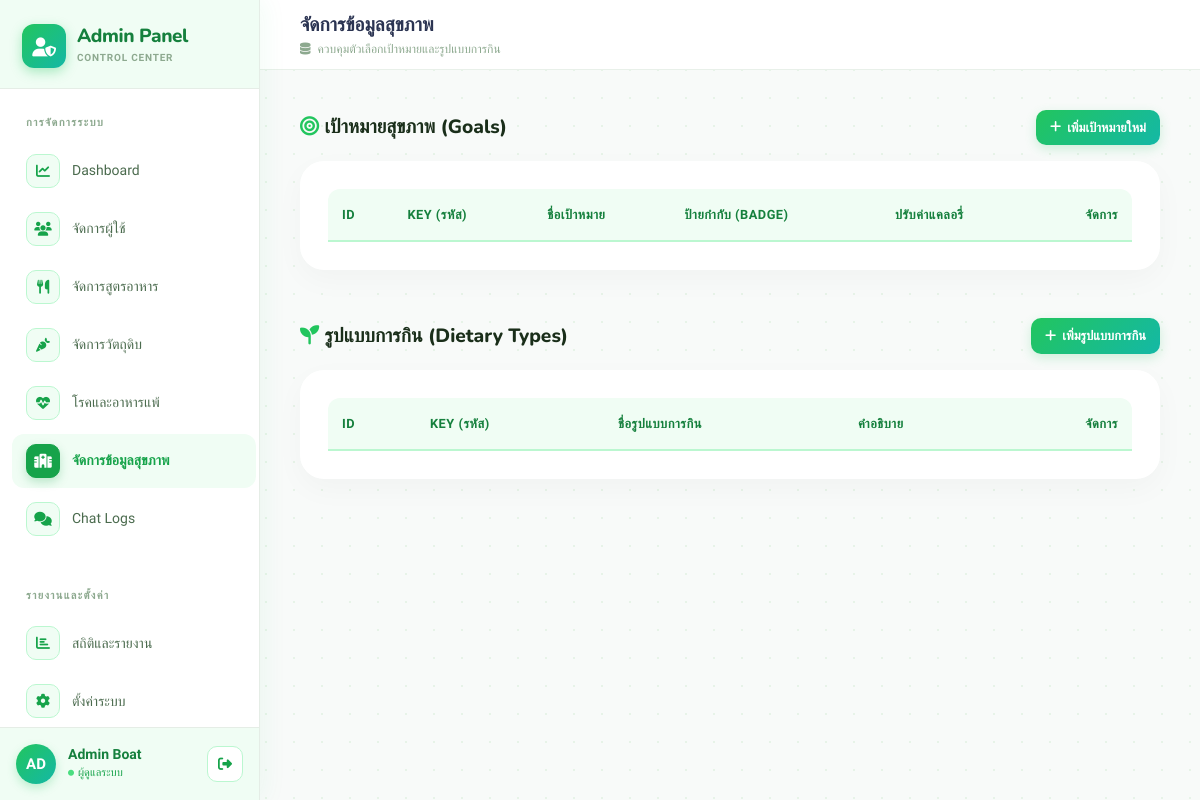
The app's page /admin/admin_goals.php (signed in), older data.
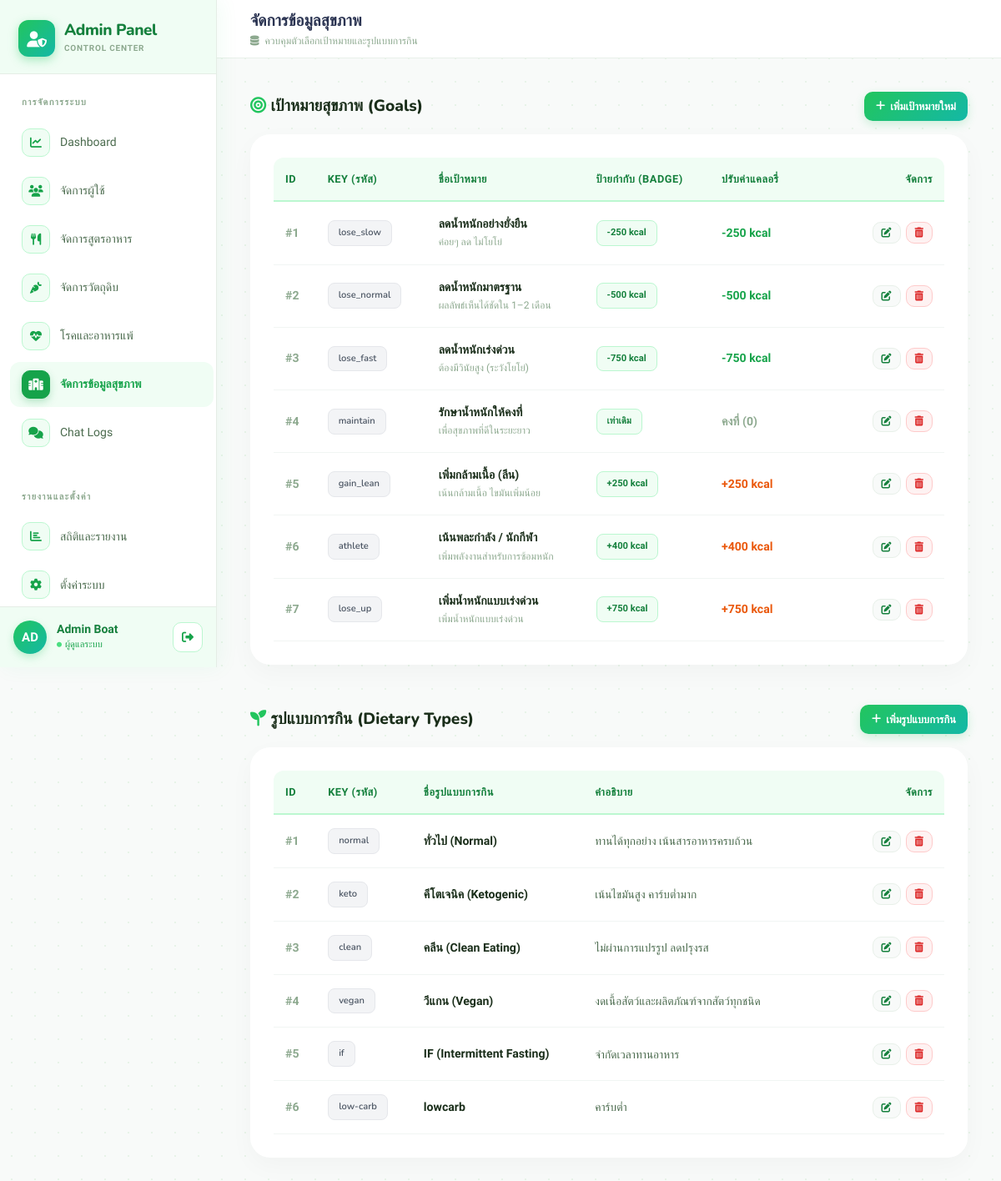
The same page, newer data.
### tables this page shows
CREATE TABLE `users` (
  `id` int(11) NOT NULL,
  `username` varchar(50) NOT NULL,
  `email` varchar(100) NOT NULL,
  `password_hash` text NOT NULL,
  `otp_code` varchar(6) DEFAULT NULL,
  `otp_expires_at` datetime DEFAULT NULL,
  `created_at` timestamp NOT NULL DEFAULT current_timestamp(),
  `first_name` varchar(100) DEFAULT NULL,
  `last_name` varchar(100) DEFAULT NULL,
  `birth_date` date DEFAULT NULL,
  `profile_image` text DEFAULT NULL,
  `role` int(1) DEFAULT 0
);

CREATE TABLE `goals` (
  `id` int(11) NOT NULL,
  `goal_key` varchar(50) NOT NULL COMMENT 'รหัสภาษาอังกฤษ ห้ามซ้ำ',
  `title` varchar(100) NOT NULL COMMENT 'ชื่อเป้าหมายหลัก',
  `description` text DEFAULT NULL COMMENT 'คำอธิบายย่อย',
  `badge` varchar(50) DEFAULT NULL COMMENT 'ป้ายกำกับ เช่น -500 kcal',
  `cal_adjust` int(11) NOT NULL DEFAULT 0 COMMENT 'ค่าปรับลด/เพิ่มแคลอรี่จริง (เช่น -500, 250)'
);

CREATE TABLE `dietary_types` (
  `id` int(11) NOT NULL,
  `diet_key` varchar(50) NOT NULL COMMENT 'รหัสภาษาอังกฤษ ห้ามซ้ำ',
  `title` varchar(100) NOT NULL COMMENT 'ชื่อรูปแบบการกิน',
  `description` text DEFAULT NULL COMMENT 'คำอธิบาย'
);

### admin/admin_goals.php (the view, shortened to what this page needs)
<?php
include '../config/connect.php';
$goals = [];
$res_goals = $conn->query("SELECT * FROM goals ORDER BY id ASC");
if ($res_goals) { while($r = $res_goals->fetch_assoc()) $goals[] = $r; }
$diets = [];
$res_diets = $conn->query("SELECT * FROM dietary_types ORDER BY id ASC");
if ($res_diets) { while($r = $res_diets->fetch_assoc()) $diets[] = $r; }
?>
<!DOCTYPE html>
<html lang="th">
<head>
<script src="https://cdn.tailwindcss.com"></script>
<link rel="stylesheet" href="https://cdnjs.cloudflare.com/ajax/libs/font-awesome/6.4.0/css/all.min.css">
<link rel="stylesheet" href="https://cdn.datatables.net/1.13.7/css/jquery.dataTables.min.css">
<link rel="stylesheet" href="https://cdn.datatables.net/buttons/2.4.2/css/buttons.dataTables.min.css">
</head>
<body>
<?php include '../includes/sidebar_admin.php' ?>
<div class="page-wrap">
  <header class="topbar">
    <div style="flex:1;">
      <div style="font-family:'Nunito',sans-serif;font-size:1.2rem;font-weight:800;color:#2b3452;">จัดการข้อมูลสุขภาพ</div>
      <div style="font-size:.75rem;color:var(--muted);"><i class="fas fa-database me-1"></i> ควบคุมตัวเลือกเป้าหมายและรูปแบบการกิน</div>
    </div>
  </header>
  <main style="padding:2.5rem; max-width: 1200px; margin: 0 auto;">
    <div style="display:flex; justify-content:space-between; align-items:center; margin-bottom:1rem;">
      <h2 style="font-family:'Nunito',sans-serif; font-weight:800; font-size:1.2rem; color:var(--txt);"><i class="fas fa-bullseye" style="color:var(--g500);"></i> เป้าหมายสุขภาพ (Goals)</h2>
      <button onclick="openGoalModal('add')" class="btn" style="background:linear-gradient(135deg,var(--g500),var(--t500)); color:#fff; box-shadow:0 4px 12px rgba(34,197,94,.2);">
        <i class="fas fa-plus"></i> เพิ่มเป้าหมายใหม่
      </button>
    </div>
    <div class="card">
      <div style="overflow-x:auto;">
        <table id="goalsTable" class="table" style="width: 100%;">
          <thead>
            <tr>
              <th>ID</th>
              <th>Key (รหัส)</th>
              <th>ชื่อเป้าหมาย</th>
              <th>ป้ายกำกับ (Badge)</th>
              <th>ปรับค่าแคลอรี่</th>
              <th style="text-align: right;">จัดการ</th>
            </tr>
          </thead>
          <tbody>
            <?php foreach ($goals as $g): ?>
            <tr>
              <td style="color:var(--muted); font-weight:600;">#<?= $g['id'] ?></td>
              <td><span class="badge badge-gray"><?= htmlspecialchars($g['goal_key']) ?></span></td>
              <td style="font-weight:600; color:var(--txt);">
                  <?= htmlspecialchars($g['title']) ?><br>
                  <span style="font-size: 0.75rem; color:var(--muted); font-weight:400;"><?= htmlspecialchars($g['description']) ?></span>
              </td>
              <td><span class="badge badge-green"><?= htmlspecialchars($g['badge']) ?></span></td>
              <td>
                  <?php if($g['cal_adjust'] > 0): ?>
                      <span style="color:#ea580c; font-weight:700;">+<?= $g['cal_adjust'] ?> kcal</span>
                  <?php elseif($g['cal_adjust'] < 0): ?>
                      <span style="color:#16a34a; font-weight:700;"><?= $g['cal_adjust'] ?> kcal</span>
                  <?php else: ?>
                      <span style="color:var(--muted); font-weight:700;">คงที่ (0)</span>
                  <?php endif; ?>
              </td>
              <td style="text-align: right; min-width: 150px;">
                <div style="display:inline-flex; gap:6px;">
                  <button type="button" onclick="openGoalModal('edit', <?= htmlspecialchars(json_encode($g), ENT_QUOTES) ?>)" class="btn" style="background:#f8faf9; color:var(--g700); border:1px solid var(--bdr); padding:6px 10px; font-size:0.75rem;">
                    <i class="fas fa-edit"></i>
                  </button>
                  <button type="button" onclick="confirmDelete('goal', <?= $g['id'] ?>, '<?= htmlspecialchars($g['title'], ENT_QUOTES) ?>')" class="btn" style="background:#fef2f2; color:#dc2626; border:1px solid #fecaca; padding:6px 10px; font-size:0.75rem;">
                    <i class="fas fa-trash-alt"></i>
                  </button>
                </div>
              </td>
            </tr>
            <?php endforeach; ?>
          </tbody>
        </table>
      </div>
    </div>
    <div style="display:flex; justify-content:space-between; align-items:center; margin-bottom:1rem; margin-top:3rem;">
      <h2 style="font-family:'Nunito',sans-serif; font-weight:800; font-size:1.2rem; color:var(--txt);"><i class="fas fa-seedling" style="color:var(--g500);"></i> รูปแบบการกิน (Dietary Types)</h2>
      <button onclick="openDietModal('add')" class="btn" style="background:linear-gradient(135deg,var(--g500),var(--t500)); color:#fff; box-shadow:0 4px 12px rgba(34,197,94,.2);">
        <i class="fas fa-plus"></i> เพิ่มรูปแบบการกิน
      </button>
    </div>
    <div class="card">
      <div style="overflow-x:auto;">
        <table id="dietsTable" class="table" style="width: 100%;">
          <thead>
            <tr>
              <th>ID</th>
              <th>Key (รหัส)</th>
              <th>ชื่อรูปแบบการกิน</th>
              <th>คำอธิบาย</th>
              <th style="text-align: right;">จัดการ</th>
            </tr>
          </thead>
          <tbody>
            <?php foreach ($diets as $d): ?>
            <tr>
              <td style="color:var(--muted); font-weight:600;">#<?= $d['id'] ?></td>
              <td><span class="badge badge-gray"><?= htmlspecialchars($d['diet_key']) ?></span></td>
              <td style="font-weight:600; color:var(--txt);"><?= htmlspecialchars($d['title']) ?></td>
              <td style="color:var(--sub); font-size:0.85rem;"><?= htmlspecialchars($d['description']) ?></td>
              <td style="text-align: right; min-width: 150px;">
                <div style="display:inline-flex; gap:6px;">
                  <button type="button" onclick="openDietModal('edit', <?= htmlspecialchars(json_encode($d), ENT_QUOTES) ?>)" class="btn" style="background:#f8faf9; color:var(--g700); border:1px solid var(--bdr); padding:6px 10px; font-size:0.75rem;">
                    <i class="fas fa-edit"></i>
                  </button>
                  <button type="button" onclick="confirmDelete('diet', <?= $d['id'] ?>, '<?= htmlspecialchars($d['title'], ENT_QUOTES) ?>')" class="btn" style="background:#fef2f2; color:#dc2626; border:1px solid #fecaca; padding:6px 10px; font-size:0.75rem;">
                    <i class="fas fa-trash-alt"></i>
                  </button>
                </div>
              </td>
            </tr>
            <?php endforeach; ?>
          </tbody>
        </table>
      </div>
    </div>
  </main>
</div>
</body>
</html>

### includes/sidebar_admin.php (shortened to what this page needs)
<?php
$current_page = basename($_SERVER['PHP_SELF']);
$sb_admin_username = "Admin";
$sb_admin_profile_image = "";
if (isset($_SESSION['user_id']) && isset($conn)) {
    $sb_adm_sql = "SELECT username, profile_image FROM users WHERE id = ?";
    $sb_adm_stmt = $conn->prepare($sb_adm_sql);
    $sb_adm_stmt->bind_param("i", $_SESSION['user_id']);
    $sb_adm_stmt->execute();
    $sb_adm_res = $sb_adm_stmt->get_result()->fetch_assoc();
    if ($sb_adm_res) {
        $sb_admin_username = !empty($sb_adm_res['username']) ? $sb_adm_res['username'] : 'Admin';
        $sb_admin_profile_image = $sb_adm_res['profile_image'] ?? '';
    }
}
$sb_admin_initials = mb_strtoupper(mb_substr($sb_admin_username, 0, 2));
?>
<aside class="sidebar" id="adminSidebar">
  <a href="admin_dashboard.php" class="sb-logo">
    <div class="sb-logo-icon"><i class="fas fa-user-shield" style="color: #ffffff;"></i></div>
    <div>
      <div class="sb-logo-text">Admin Panel</div>
      <div class="sb-logo-sub">Control Center</div>
    </div>
  </a>
  <nav class="sb-nav scroll-box">
    <div class="sb-label">การจัดการระบบ</div>
    <a href="admin_dashboard.php" class="nav-item <?php echo ($current_page === 'admin_dashboard.php') ? 'active' : ''; ?>">
      <span class="ni"><i class="fas fa-chart-line"></i></span>
      <span>Dashboard</span>
    </a>
    <a href="admin_users.php" class="nav-item <?php echo ($current_page === 'admin_users.php') ? 'active' : ''; ?>">
      <span class="ni"><i class="fas fa-users"></i></span>
      <span>จัดการผู้ใช้</span>
    </a>
    <a href="admin_recipes.php" class="nav-item <?php echo ($current_page === 'admin_recipes.php') ? 'active' : ''; ?>">
      <span class="ni"><i class="fas fa-utensils"></i></span>
      <span>จัดการสูตรอาหาร</span>
    </a>
    <a href="admin_ingredients.php" class="nav-item <?php echo ($current_page === 'admin_ingredients.php') ? 'active' : ''; ?>">
      <span class="ni"><i class="fas fa-carrot"></i></span>
      <span>จัดการวัตถุดิบ</span>
    </a>
    <a href="admin_health_data.php" class="nav-item <?php echo ($current_page === 'admin_health_data.php') ? 'active' : ''; ?>">
      <span class="ni"><i class="fas fa-heartbeat"></i></span>
      <span>โรคและอาหารแพ้</span>
    </a>
    <a href="admin_goals.php" class="nav-item <?php echo ($current_page === 'admin_goals.php') ? 'active' : ''; ?>">
      <span class="ni"><i class="fa-solid fa-hospital"></i></span>
      <span>จัดการข้อมูลสุขภาพ</span>
    </a>
    <a href="admin_chat_logs.php" class="nav-item <?php echo ($current_page === 'admin_chat_logs.php') ? 'active' : ''; ?>">
      <span class="ni"><i class="fas fa-comments"></i></span>
      <span>Chat Logs</span>
    </a>
    <div class="sb-label">รายงานและตั้งค่า</div>
    <a href="admin_analytics.php" class="nav-item <?php echo ($current_page === 'admin_analytics.php') ? 'active' : ''; ?>">
      <span class="ni"><i class="fas fa-chart-bar"></i></span>
      <span>สถิติและรายงาน</span>
    </a>
    <a href="admin_settings.php" class="nav-item <?php echo ($current_page === 'admin_settings.php') ? 'active' : ''; ?>">
      <span class="ni"><i class="fas fa-cog"></i></span>
      <span>ตั้งค่าระบบ</span>
    </a>
  </nav>
  <div class="sb-user">
    <div class="sb-av">
      <?php if ($sb_admin_profile_image && file_exists("../public/uploads/avatars/" . $sb_admin_profile_image)): ?>
        <img src="../public/uploads/avatars/<?= htmlspecialchars($sb_admin_profile_image) ?>?t=<?= time() ?>" alt="<?= htmlspecialchars($sb_admin_username) ?>">
      <?php else: ?>
        <?= htmlspecialchars($sb_admin_initials ?: 'A') ?>
      <?php endif; ?>
    </div>
    <div style="min-width:0; flex:1;">
      <div class="sb-un" title="<?= htmlspecialchars($sb_admin_username) ?>">
        <?= htmlspecialchars($sb_admin_username) ?>
      </div>
      <div class="sb-user-role">
        <i class="fas fa-circle" style="font-size:6px !important;color:#4ade80;vertical-align:middle;margin-right:4px;"></i>ผู้ดูแลระบบ
      </div>
    </div>
    <a href="../pages/logout.php" class="logout-btn" title="ออกจากระบบ" onclick="confirmLogout(event, this.href)">
      <i class="fas fa-sign-out-alt"></i>
    </a>
  </div>
</aside>

### admin/admin_goals.php (style rules this page uses)
:root { --g50:#f0fdf4;--g100:#dcfce7;--g200:#bbf7d0;--g300:#86efac;--g400:#4ade80;--g500:#22c55e;--g600:#16a34a;--g700:#15803d;--t400:#2dd4bf;--t500:#14b8a6;--t600:#0d9488;--bg:#f8faf9;--card:#fff;--bdr:#e8f0e9;--txt:#1a2e1a;--sub:#4b6b4e;--muted:#8da98f;--sb-w:260px; }
* { box-sizing:border-box;margin:0;padding:0; }
body { font-family:'Kanit',sans-serif;background:var(--bg);color:var(--txt);min-height:100vh;display:flex; }
body::before { content:'';position:fixed;inset:0;pointer-events:none;z-index:0;background-image:radial-gradient(circle,#c8e6c9 1px,transparent 1px);background-size:28px 28px;opacity:.35; }
.page-wrap { margin-left:var(--sb-w);flex:1;position:relative;z-index:1;min-width:0;transition: margin-left 0.3s ease; }
.topbar { height:70px;background:rgba(255,255,255,.98);backdrop-filter:blur(12px);border-bottom:1px solid var(--bdr);display:flex;align-items:center;padding:0 2.5rem;gap:14px;position:sticky;top:0;z-index:50; }
.card { background:#fff; border:none; border-radius:24px; padding:28px; box-shadow:0 10px 30px rgba(0,0,0,.03); margin-bottom: 2rem; }
.table { width:100%; border-collapse: separate; border-spacing: 0; font-size:.88rem; }
.table th { text-align:left; padding:16px 14px; background:var(--g50); color:var(--g700); font-weight:700; border-bottom:2px solid var(--g200); font-size:.8rem; text-transform: uppercase; letter-spacing: 0.5px; }
.table td { padding:16px 14px; border-bottom:1px solid #f1f5f3; vertical-align: middle; }
.table th:first-child { border-top-left-radius: 12px; }
.table th:last-child { border-top-right-radius: 12px; }
.badge { font-size:.7rem; font-weight:600; padding:6px 12px; border-radius:8px; display:inline-block; }
.badge-green { background:var(--g50); color:var(--g700); border:1px solid var(--g200); }
.badge-gray { background:#f3f4f6; color:#4b5563; border:1px solid #e5e7eb; font-family:'Nunito',sans-serif; }
.btn { padding:8px 14px; border-radius:10px; font-size:.8rem; font-weight:600; cursor:pointer; transition:all .2s; border:none; display:inline-flex; align-items:center; justify-content:center; gap:6px; }

Row changes from the older to the newer data that the page shows:
added goals: id "1", goal_key "lose_slow", title "ลดน้ำหนักอย่างยั่งยืน", description "ค่อยๆ ลด ไม่โยโย่", badge "-250 kcal", cal_adjust "-250"
added goals: id "2", goal_key "lose_normal", title "ลดน้ำหนักมาตรฐาน", description "ผลลัพธ์เห็นได้ชัดใน 1–2 เดือน", badge "-500 kcal", cal_adjust "-500"
added goals: id "3", goal_key "lose_fast", title "ลดน้ำหนักเร่งด่วน", description "ต้องมีวินัยสูง (ระวังโยโย่)", badge "-750 kcal", cal_adjust "-750"
added goals: id "4", goal_key "maintain", title "รักษาน้ำหนักให้คงที่", description "เพื่อสุขภาพที่ดีในระยะยาว", badge "เท่าเดิม", cal_adjust "คงที่ (0)"
added goals: id "5", goal_key "gain_lean", title "เพิ่มกล้ามเนื้อ (ลีน)", description "เน้นกล้ามเนื้อ ไขมันเพิ่มน้อย", badge "+250 kcal", cal_adjust "250"
added goals: id "6", goal_key "athlete", title "เน้นพละกำลัง / นักกีฬา", description "เพิ่มพลังงานสำหรับการซ้อมหนัก", badge "+400 kcal", cal_adjust "400"
added goals: id "7", goal_key "lose_up", title "เพิ่มน้ำหนักแบบเร่งด่วน", description "เพิ่มน้ำหนักแบบเร่งด่วน", badge "+750 kcal", cal_adjust "750"
added dietary_types: id "1", diet_key "normal", title "ทั่วไป (Normal)", description "ทานได้ทุกอย่าง เน้นสารอาหารครบถ้วน"
added dietary_types: id "2", diet_key "keto", title "คีโตเจนิค (Ketogenic)", description "เน้นไขมันสูง คาร์บต่ำมาก"
added dietary_types: id "3", diet_key "clean", title "คลีน (Clean Eating)", description "ไม่ผ่านการแปรรูป ลดปรุงรส"
added dietary_types: id "4", diet_key "vegan", title "วีแกน (Vegan)", description "งดเนื้อสัตว์และผลิตภัณฑ์จากสัตว์ทุกชนิด"
added dietary_types: id "5", diet_key "if", title "IF (Intermittent Fasting)", description "จำกัดเวลาทานอาหาร"
added dietary_types: id "6", diet_key "low-carb", title "lowcarb", description "คาร์บต่ำ"
